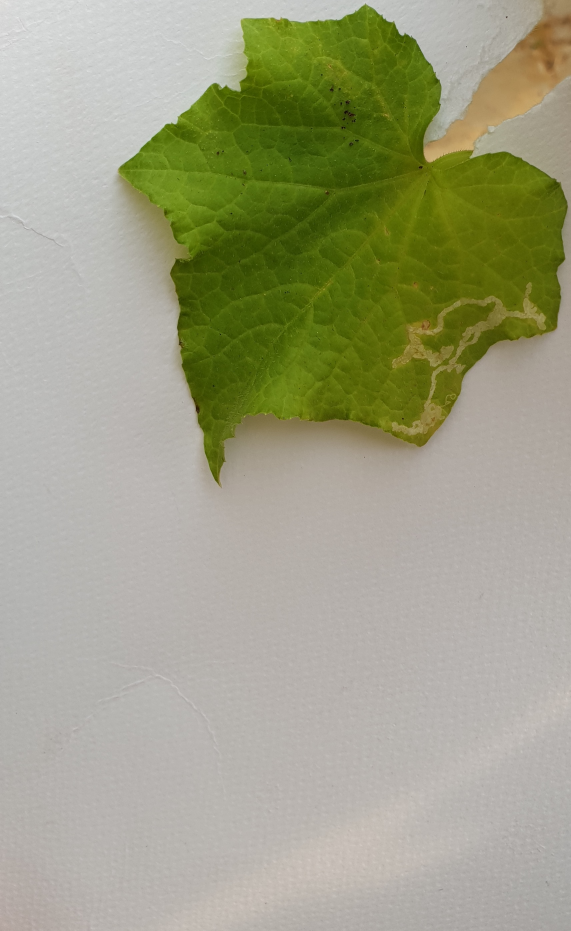
#> input picture UnhealthyLeaves/UnhealthyLeavesTest/O_Unhealthy_20210208_104347.jpg, 1713 x 2792 px, found by its file name (shown at 1/3 size); its folder holds 4 pictures in this run
$ python 1_Step_resize.py
#> lines starting #> are read from the running program, lines starting #| are printed output that depends on the picture

import os
import cv2

mainPath = os.path.dirname(os.path.abspath(__file__))
inputPath = mainPath + "/UnhealthyLeaves/UnhealthyLeavesTest/"
outputPath = mainPath + "/UnhealthyLeaves/UnhealthyLeavesTestResized/"

for file in os.listdir(inputPath):
    fullImagePath = inputPath + "/" + file
    img = cv2.imread(fullImagePath, cv2.IMREAD_UNCHANGED)
#> img is the input picture: shape (2792, 1713, 3); mean B, G, R 133.9, 160.9, 159.8
    print('Original Image Dimensions : ', img.shape)
#| Original Image Dimensions :  (2792, 1713, 3)
    # resize image
    resized = cv2.resize(img, (256, 256))
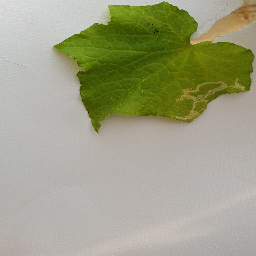
#> resized: shape (256, 256, 3); mean B, G, R 133.8, 160.8, 159.7
    # Saving the image
    cv2.imwrite(outputPath + file, resized)
#> pass 2 of the loop `for file in os.listdir(inputPath):`:
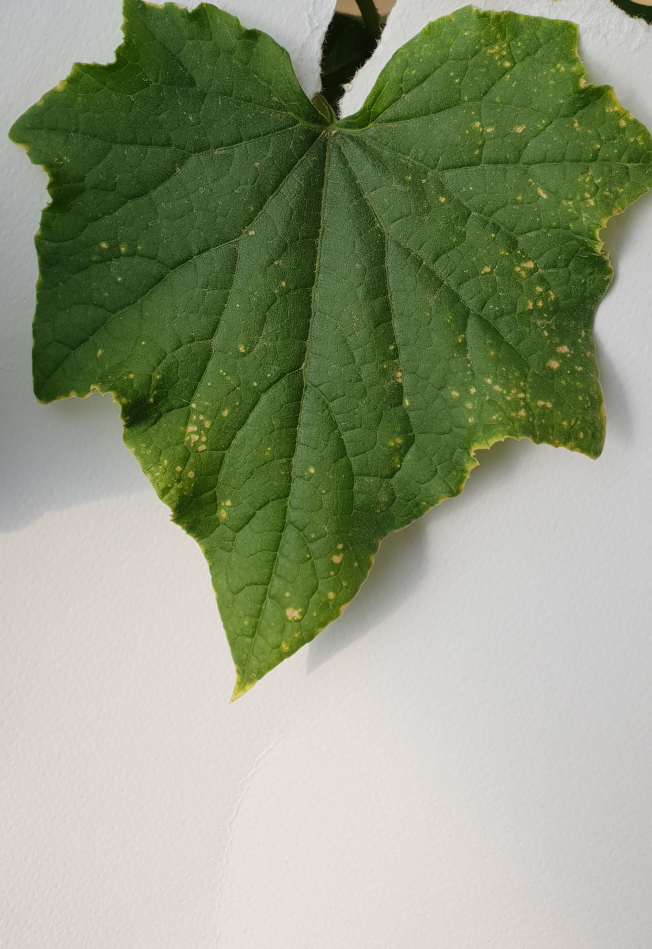
#> input picture UnhealthyLeaves/UnhealthyLeavesTest/O_Unhealthy_20210208_104451.jpg, 1956 x 2846 px, found by its file name (shown at 1/3 size)
#> img is the input picture: shape (2846, 1956, 3); mean B, G, R 126.9, 153.9, 144.4
#| Original Image Dimensions :  (2846, 1956, 3)
#> `resized = cv2.resize(img, (256, 256))`:
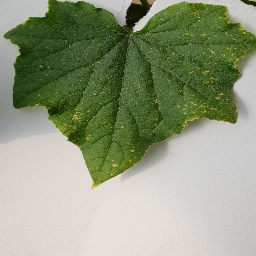
#> resized: shape (256, 256, 3); mean B, G, R 126.8, 153.8, 144.2
#> pass 3 of the loop `for file in os.listdir(inputPath):`:
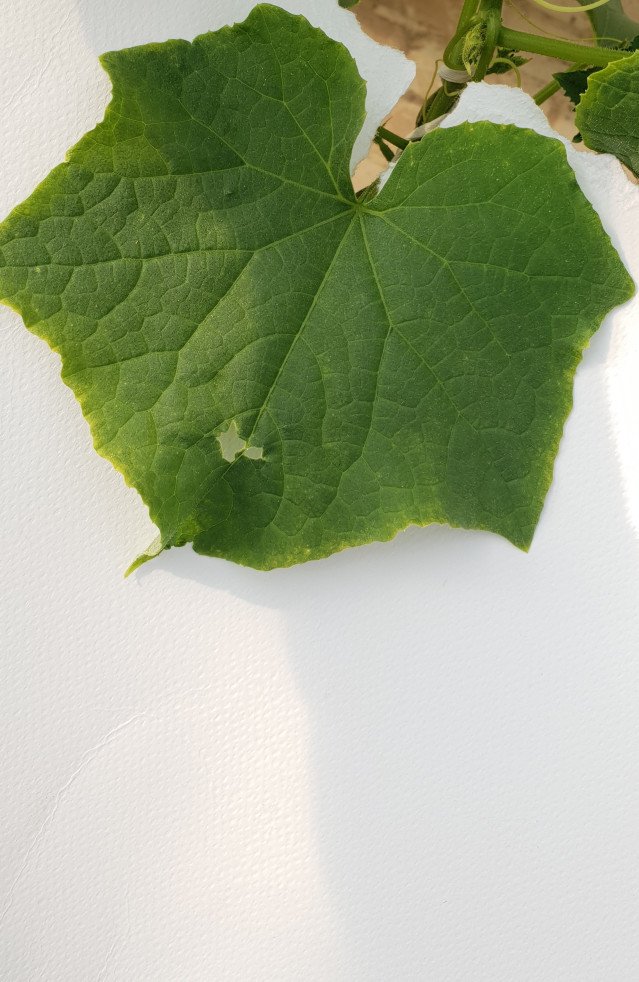
#> input picture UnhealthyLeaves/UnhealthyLeavesTest/O_Unhealthy_20210208_104611.jpg, 1917 x 2944 px, found by its file name (shown at 1/3 size)
#> img is the input picture: shape (2944, 1917, 3); mean B, G, R 143.3, 172.7, 163
#| Original Image Dimensions :  (2944, 1917, 3)
#> `resized = cv2.resize(img, (256, 256))`:
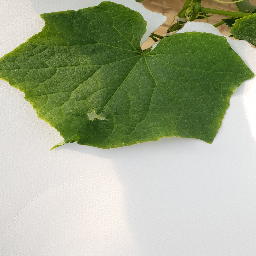
#> resized: shape (256, 256, 3); mean B, G, R 143.2, 172.6, 162.9
#> the loop made 4 passes; the first 3 are shown


# [14 lines of commented-out code are left out]
